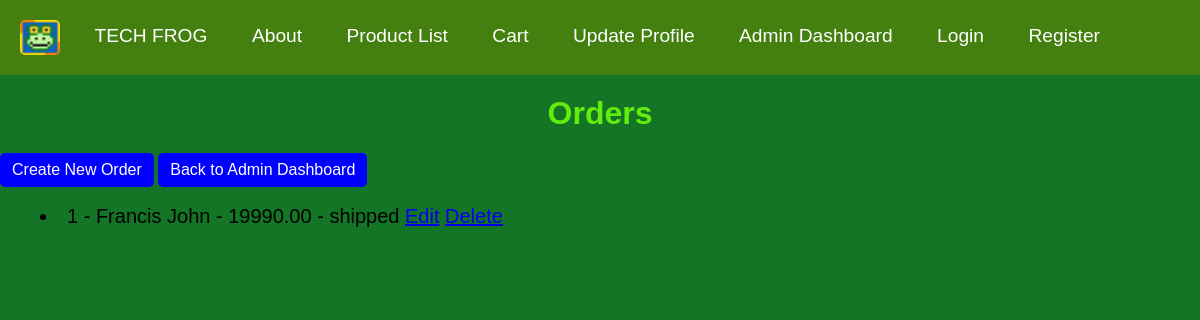
/orders/, run on an earlier commit of the app's database.
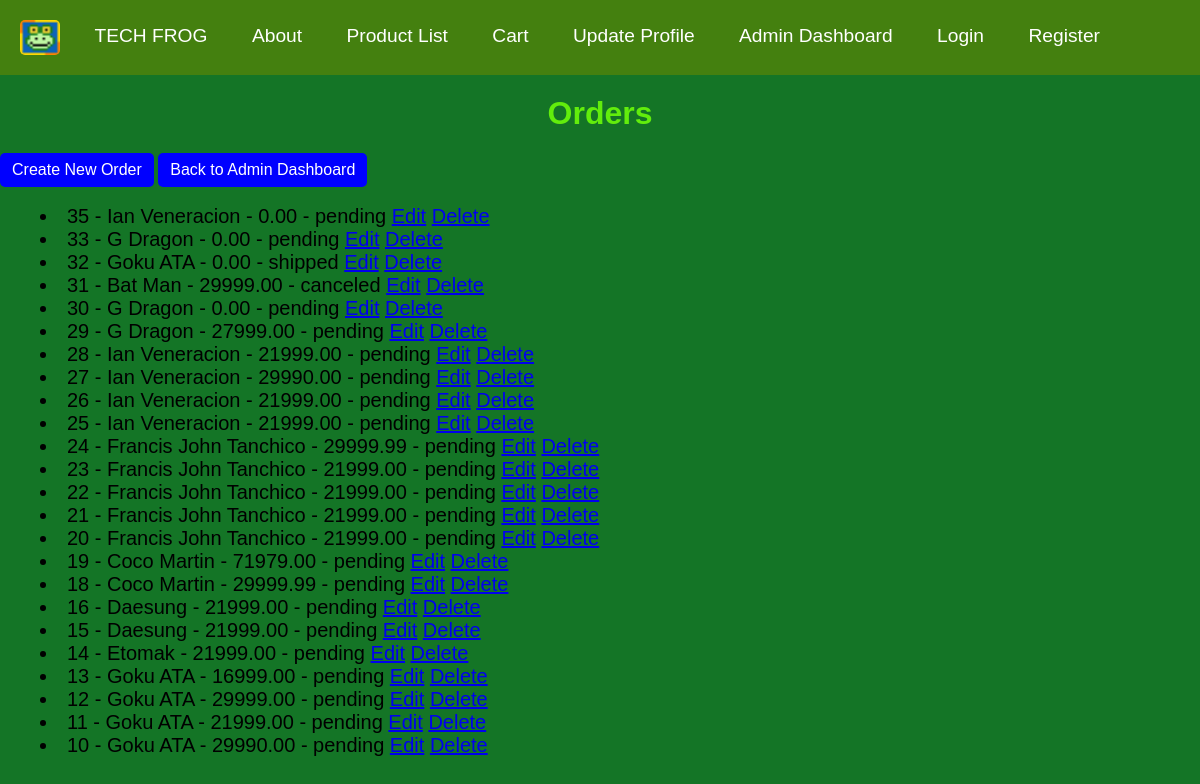
And on a later commit of the database.
### app/models.py (models this page shows, shortened)
class Order(models.Model):
    customer = models.ForeignKey('Customer', on_delete=models.CASCADE, related_name='orders')
    created_at = models.DateTimeField(auto_now_add=True)
    status = models.CharField(
        max_length=20,
        choices=[
            ('pending', 'Pending'),
            ('shipped', 'Shipped'),
            ('delivered', 'Delivered'),
            ('canceled', 'Canceled'),
        ],
        default='pending'
    )
    total_price = models.DecimalField(max_digits=10, decimal_places=2, default=0, validators=[MinValueValidator(0)])
    class Meta:
        ordering = ['-created_at']

class Customer(models.Model):
    user = models.OneToOneField(User, on_delete=models.CASCADE, null=True, blank=True)
    first_name = models.CharField(max_length=50)
    last_name = models.CharField(max_length=50, default='')
    email = models.EmailField(unique=True, blank=True, null=True)
    phone_number = models.CharField(max_length=11, blank=True, null=True)
    address = models.TextField(blank=True, null=True)
    date_joined = models.DateTimeField(auto_now_add=True)
    def __str__(self):
        return f"{self.first_name} {self.last_name}"

### app/views.py (the view)
# urls.py: path('orders/', views.order_list, name='order-list'),
def order_list(request):
    orders = Order.objects.all()
    return render(request, 'app/order_list.html', {'orders': orders})

### app/templates/app/order_list.html (shortened to what this page needs)
{% extends 'app/base.html' %}
{% block content %}
  <h1>Orders</h1>
  <div>
    <a href="{% url 'order-create' %}" style="display: inline-block; padding: 8px 12px; background-color: blue; color: white; text-decoration: none; border-radius: 5px;">
      Create New Order
    </a>
    <a href="{% url 'admin_dashboard' %}" style="display: inline-block; padding: 8px 12px; background-color: blue; color: white; text-decoration: none; border-radius: 5px;">
      Back to Admin Dashboard
    </a>
    </div>
    <br>
  <ul>
    {% for order in orders %}
      <li>
        {{ order.id }} - {{ order.customer }} - {{ order.total_price }} - {{ order.status }}
        <a href="{% url 'order-update' order.pk %}">Edit</a>
        <a href="{% url 'order-delete' order.pk %}">Delete</a>
      </li>
    {% endfor %}
  </ul>
{% endblock %}

What changed in the data, as far as the page shows it:
removed Order: id "1", customer "Francis John", total_price "19990.00", status "shipped"
added Order: id "35", customer "Ian Veneracion", total_price "0.00", status "pending"
added Order: id "33", customer "G Dragon", total_price "0.00", status "pending"
added Order: id "32", customer "Goku ATA", total_price "0.00", status "shipped"
added Order: id "31", customer "Bat Man", total_price "29999.00", status "canceled"
added Order: id "30", customer "G Dragon", total_price "0.00", status "pending"
added Order: id "29", customer "G Dragon", total_price "27999.00", status "pending"
added Order: id "28", customer "Ian Veneracion", total_price "21999.00", status "pending"
added Order: id "27", customer "Ian Veneracion", total_price "29990.00", status "pending"
added Order: id "26", customer "Ian Veneracion", total_price "21999.00", status "pending"
added Order: id "25", customer "Ian Veneracion", total_price "21999.00", status "pending"
added Order: id "24", customer "Francis John Tanchico", total_price "29999.99", status "pending"
added Order: id "23", customer "Francis John Tanchico", total_price "21999.00", status "pending"
added Order: id "22", customer "Francis John Tanchico", total_price "21999.00", status "pending"
added Order: id "21", customer "Francis John Tanchico", total_price "21999.00", status "pending"
added Order: id "20", customer "Francis John Tanchico", total_price "21999.00", status "pending"
added Order: id "19", customer "Coco Martin", total_price "71979.00", status "pending"
added Order: id "18", customer "Coco Martin", total_price "29999.99", status "pending"
added Order: id "16", customer "Daesung", total_price "21999.00", status "pending"
added Order: id "15", customer "Daesung", total_price "21999.00", status "pending"
added Order: id "14", customer "Etomak", total_price "21999.00", status "pending"
added Order: id "13", customer "Goku ATA", total_price "16999.00", status "pending"
added Order: id "12", customer "Goku ATA", total_price "29999.00", status "pending"
added Order: id "11", customer "Goku ATA", total_price "21999.00", status "pending"
added Order: id "10", customer "Goku ATA", total_price "29990.00", status "pending"
